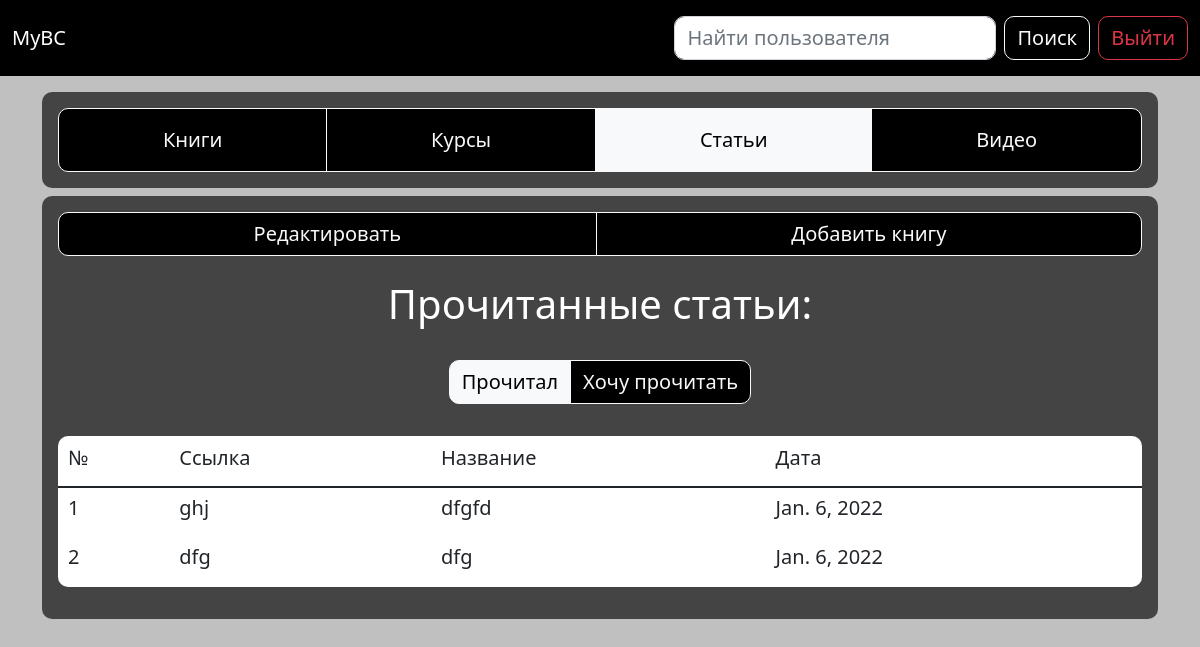
/qwerty/articles/ (signed in), run on an earlier commit of the app's database.
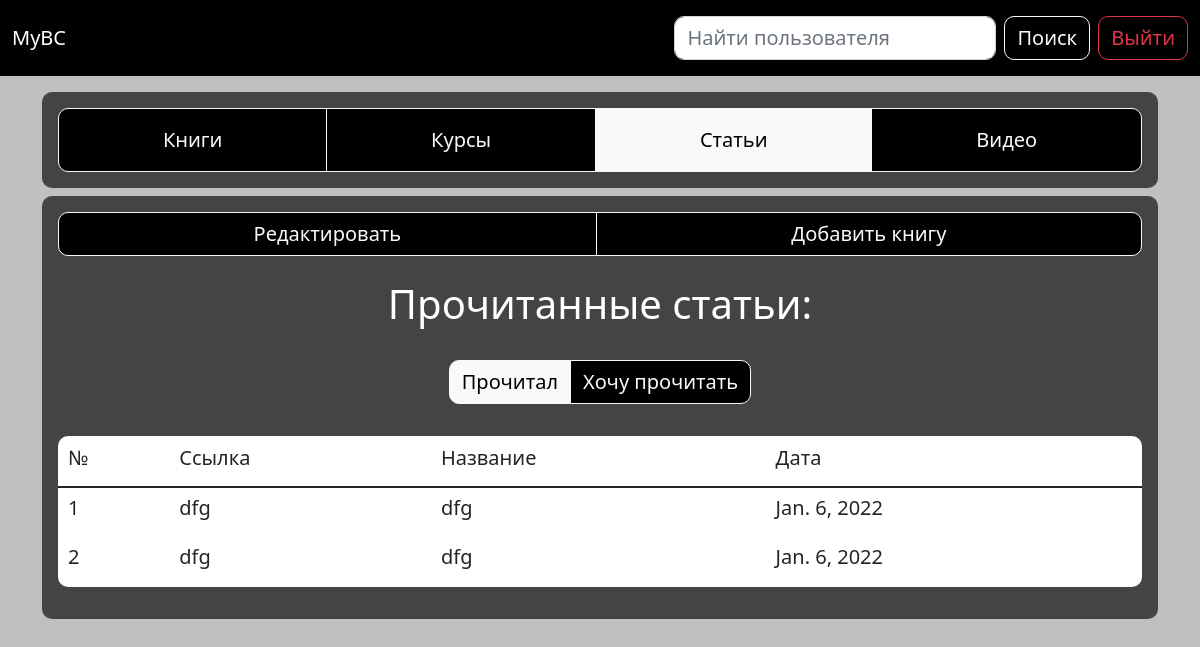
And on a later commit of the database.
### app/models.py (models this page shows, shortened)
class Articles(models.Model):
	user = models.ForeignKey(User, on_delete=models.CASCADE)
	title = models.CharField(max_length=100)
	link = models.TextField()
	date = models.DateField(default=date.today)
	class Meta:
		verbose_name = 'Статья'
		verbose_name_plural = 'Статьи'

### app/views.py (the view, shortened to what this page needs)
# urls.py: path('<username>/articles/', views.articles, name='articles'),
def articles(request, username):
	if request.user.is_authenticated:
		username = request.user
	username = User.objects.get(username=username)
	form_article = ArticlesForm
	if request.method == 'POST' and 'delete_article' in request.POST:
		delete_id = request.POST['delete_article']
		Articles.objects.filter(id=delete_id).delete()
	try:
		articles = Articles.objects.filter(user=username)
	except Articles.DoesNotExist:
		articles = None
	return render(request, 'articles.html', {'articles': articles,
		'form_article': form_article, 'username': username})

### templates/articles.html (shortened to what this page needs)
{% extends "base.html" %}
{% load static %}
{% block content %}
	<main>
		<section class="subheader">
			<div class="container">
				<div class="submodule mt-3 mb-2">
					<div class="btn-group w-100 p-3">
						<a href="{% url 'books' username %}" class="btn btn-outline-light p-3">Книги</a>
						<a href="{% url 'courses' username %}" class="btn btn-outline-light p-3">Курсы</a>
						<a href="{% url 'articles' username %}" class="btn btn-outline-light p-3 active" aria-current="page">Статьи</a>
						<a href="{% url 'videos' username %}" class="btn btn-outline-light p-3">Видео</a>
					</div>
				</div>
			</div>
		</section>
		<section class="common_field">
			<div class="container">
				<div class="alignment">
					{% if user.is_authenticated %}
						<div class="btn-group p-3 w-100">
							<button id="redact" class="btn btn-outline-light btn_redact" onclick="redact()">Редактировать</button>
							<button class="btn btn-outline-light btn_book" onclick="openForm()">Добавить книгу</button>
						</div>
					{% endif %}
					<h1 class="text-center text-white p-2">Прочитанные статьи:</h1>
					<div class="text-center">
						<div class="btn-group p-3 w-40">
							<a href="{% url 'articles' username %}" class="btn btn-outline-light active">Прочитал</a>
							<a href="{% url 'future_articles' username %}" class="btn btn-outline-light">Хочу прочитать</a>
						</div>
					</div>
					{% if articles %}
							<div class="p-3">
								<table class="table text-break ml-3 table-hover text-dark border-bottom-0">
									<thead>
								    	<tr>
								      		<th scope="col"><h5>№</h5></th>
								      		<th scope="col"><h5>Ссылка</h5></th>
								      		<th scope="col"><h5>Название</h5></th>
								      		<th scope="col"><h5>Дата</h5></th>
								    	</tr>
								  	</thead>
								  	<tbody>
								  		{% for article in articles %}
										    <tr>
										      	<th scope="row"><h5>{{ forloop.counter }}</h5></th>
										      	<td><h5>{{ article.link }}</h5></td>
										      	<td><h5>{{ article.title }}</h5></td>
										      	<td><h5>{{ article.date }}</h5></td>
										    </tr>
									    {% endfor %}
								  	</tbody>
								</table>
							</div>
					{% else %}
						<p class="h4 text-center text-white p-1">Пока нет ни одной прочитанной статьи</p>
					{% endif %}
				</div>
			</div>
		</section>
	</main>
{% endblock %}

### templates/base.html (shortened to what this page needs)
{% load static %}
<html>
	<head>
		<link href="https://cdn.jsdelivr.net/npm/bootstrap@5.1.3/dist/css/bootstrap.min.css" rel="stylesheet">
		<link rel="stylesheet" href="//code.jquery.com/ui/1.12.1/themes/base/jquery-ui.css">
		<link rel="stylesheet" href="/resources/demos/style.css">
		<link rel="stylesheet" type="text/css" href="{% static 'css/style.css' %}" >
	</head>
	<header>
		<nav class="navbar navbar-expand-lg navbar-dark">
		  	<div class="container-fluid">
		    	<a href="{% url 'account' username %}" class="navbar-brand">MyBC</a>
  				<div class="collapse navbar-collapse" id="navbarSupportedContent">
  					<div class="d-flex ms-auto">
			    	<form action="{% url 'search' %}" method="GET" class="d-flex me-2 my-2 w-100">
				      	<input class="form-control me-2" type="search" placeholder="Найти пользователя" aria-label="Search" name="q" required>
				      	<button class="btn btn-outline-light" type="submit">Поиск</button>
				    </form>
				    {% if request.user.is_authenticated %}
				    	<a href="{% url 'logout' %}" type="button" class="btn btn-outline-danger my-2">Выйти</a>
				    {% else %}
	          			<a href="{% url 'login' %}" type="button" class="btn btn-outline-warning btn-warning my-2 me-2">Авторизация</a>
	          			<a href="{% url 'registration' %}" type="button" class="btn btn-outline-warning btn-warning my-2">Регистрация</a>
	          		{% endif %}
	          		</div>
        		</div>
			</div>
		</nav>
	</header>
	<body>
		{% block content %}
		{% endblock %}
	</body>
</html>

### static/css/style.css (style rules this page uses)
* { padding: 0; margin: 0; }
header { background: #000000; }
body { background: #C0C0C0; }
.submodule, .alignment, .list-group-item { background: #444444; border-radius: 10px; }
table { background: #ffffff; border-radius: 10px; }
.btn { background: #000000; border-radius: 10px; font-size: 20px; }
.table-hover { color: #ffffff; }
.form-control { border-radius: 10px; font-size: 20px; }
tbody { border-style: hidden; border: 2px solid #dee2e600; }
.table { border: 2px solid #dee2e600; }

What changed in the data, as far as the page shows it:
removed Articles: link "ghj", title "dfgfd", date "Jan. 6, 2022"
added Articles: link "dfg", title "dfg", date "Jan. 6, 2022"
